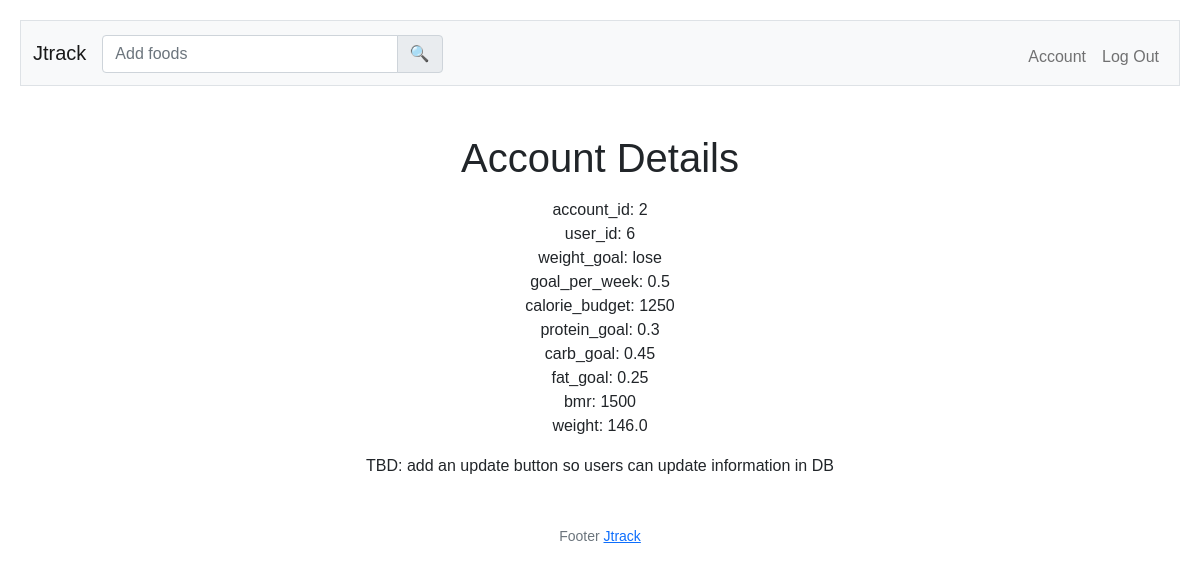
Page /account-details (signed in) on the committed database.
### tables this page shows
CREATE TABLE account (
    account_id INTEGER PRIMARY KEY,
    user_id INTEGER,
    weight_goal TEXT,
    goal_per_week REAL,
    calorie_budget INTEGER,
    protein_goal REAL,
    carb_goal REAL, 
    fat_goal REAL,
    bmr INTEGER,
    weight REAL
);

### app.py (the view)
@app.route("/account-details", methods=["GET"])
@login_required
def account_details():
    user_id = session["user_id"]
    account_details = db.execute("SELECT * FROM account WHERE user_id = ?", user_id)[0]
    return render_template("account-details.html", account_details=account_details)

### project.py (called while the page is built)
def login_required(f):
    @wraps(f)
    def decorated_function(*args, **kwargs):
        if session.get("user_id") is None:
            return redirect("/login")
        return f(*args, **kwargs)
    return decorated_function

### templates/account-details.html (shortened to what this page needs)
{% extends "layout.html" %}
{% block main %}
<h1>Account Details</h1>
<p>
    {% for key, value in account_details.items() %}
        <div>{{ key }}: {{ value }}</div>
    {% endfor %}
</p>
<div>TBD: add an update button so users can update information in DB</div>
{% endblock %}

### static/styles.css (style rules this page uses)
body { font-family: Arial, sans-serif; padding: 20px; }
h1 { text-align: center; }

### rows in the picture
account: key "weight_goal", weight_goal "lose", key "goal_per_week", goal_per_week "0.5", key "calorie_budget", calorie_budget "1250", key "protein_goal", protein_goal "0.3", key "carb_goal", carb_goal "0.45", key "fat_goal", fat_goal "0.25", key "bmr", bmr "1500", key "weight", weight "146.0"

### other values in the picture
{{ key }} "account_id" "user_id"
{{ value }} "2" "6"
